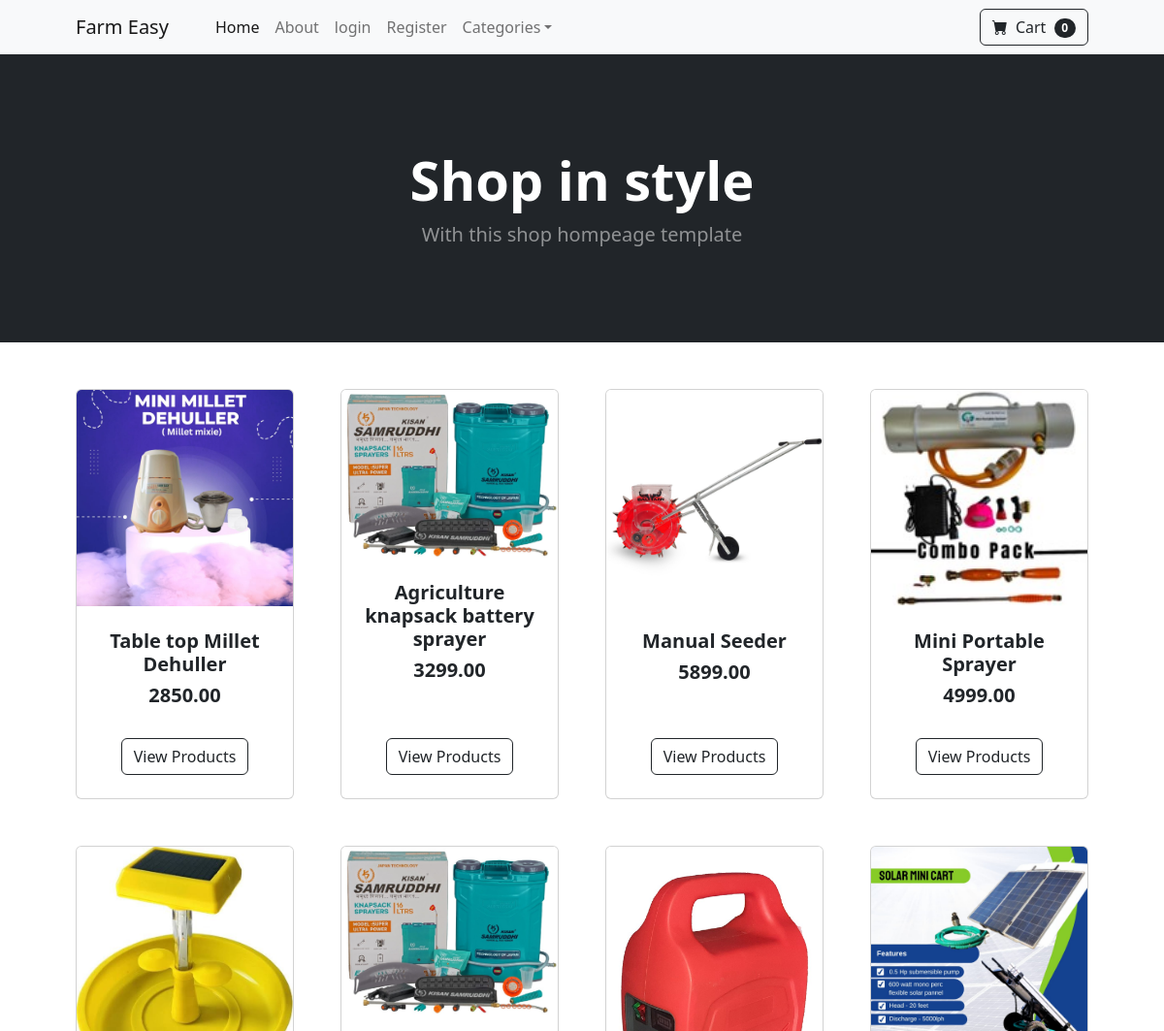
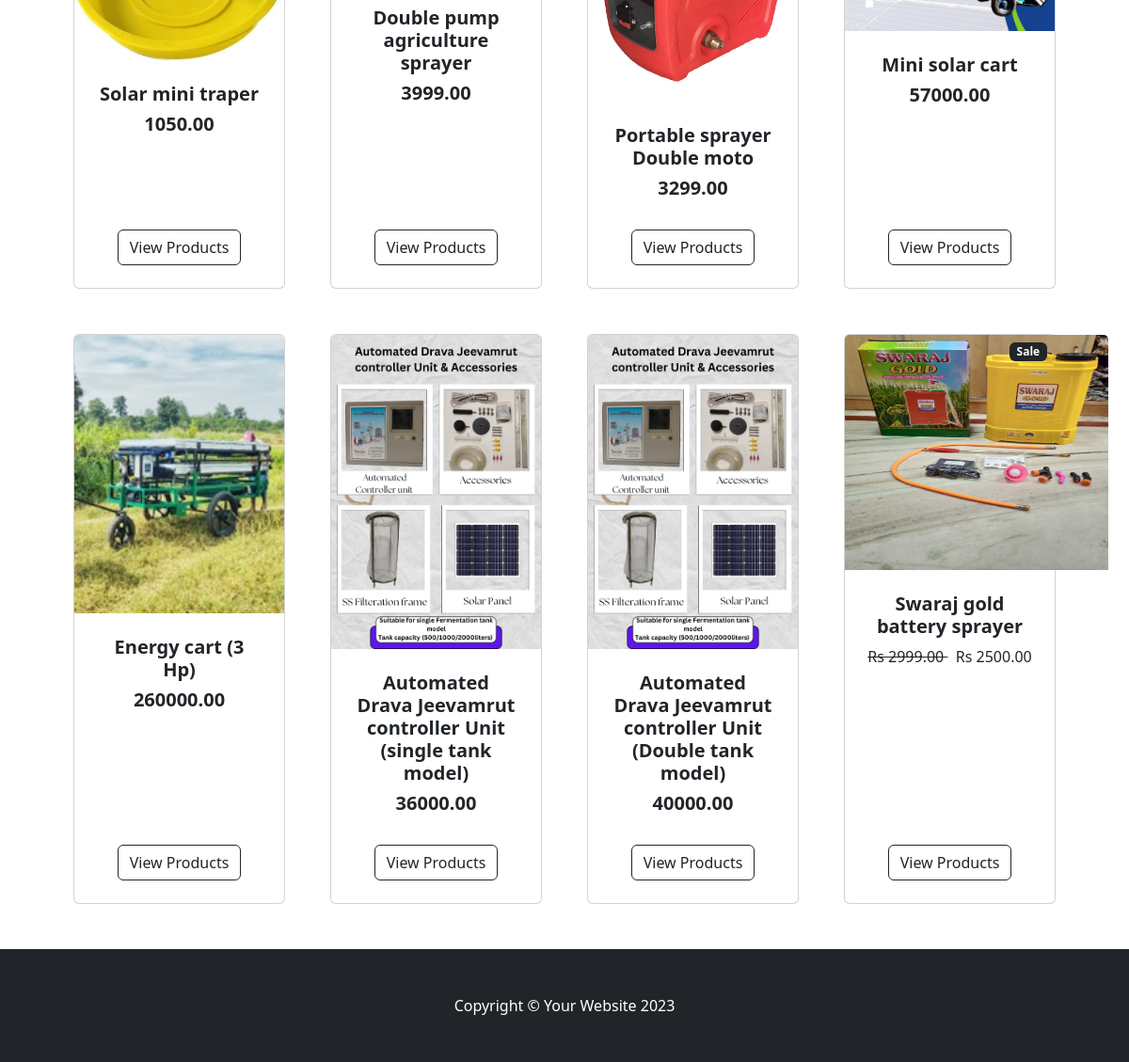
The page / on the database its author committed (2 pictures, top to bottom).
### playground/models.py (models this page shows, shortened)
class Product(models.Model):
    name=models.CharField(max_length=10000)
    price=models.DecimalField(default=0, decimal_places=2, max_digits=9)
    category=models.ForeignKey(Category, on_delete=models.CASCADE, default=1)
    description=models.TextField(max_length=10000, default="", blank=True, null=True)
    image=models.ImageField(upload_to='uploads/products/')
    is_sale=models.BooleanField(default=False)
    sale_price=models.DecimalField(default=0, decimal_places=2, max_digits=9)

### playground/views.py (the view)
# urls.py: path('', views.say_hello, name= 'hello'), #name variable is usefull/mandatory when we give it as ref in html files.
def say_hello(request): #basically response we use to extract, transform, the database data
    products= Product.objects.all()
    return render(request, 'hello.html', {'products': products})

### playground/templates/hello.html
{% extends 'base.html' %}
{% block content %}
        <header class="bg-dark py-5">
            <div class="container px-4 px-lg-5 my-5">
                <div class="text-center text-white">
                    <h1 class="display-4 fw-bolder">Shop in style</h1>
                    <p class="lead fw-normal text-white-50 mb-0">With this shop hompeage template</p>
                </div>
            </div>
        </header>
            <div class="container px-4 px-lg-5 mt-5">
                <div class="row gx-4 gx-lg-5 row-cols-1 row-cols-md-1 row-cols-xl-4 justify-content-center">
                    {% for product in products %}
                        {% if product.is_sale %}
                    <div class="col mb-5">
                        <div class="card h-100">
                            <div class="badge bg-dark text-white position-absolute" style="top: 0.5rem; right: 0.5rem" >Sale</div>
                            <img class="card-img-top" style="width: 280px; height : 250px;" src="{{product.image.url}}" alt="...">
                            <div class="card-body p-4">
                                <div class="text-center">
                                    <h5 class="fw-bolder">{{product.name}}</h5>
                                    <strike>
                                    Rs {{product.price}}
                                    </strike> &nbsp; Rs {{product.sale_price}}
                                </div>
                            </div>
                            <div class="card-footer p-4 pt-0 border-top-0 bg-transparent">
                                <div class="text-center"><a class="btn btn-outline-dark mt-auto" href="{% url 'product' product.id %}">View Products</a></div>
                            </div>
                        </div>
                    </div>
                        {% else %}
                    <div class="col mb-5">
                        <div class="card h-100">
                            <img class="card-img-top" src="{{product.image.url}}" alt="..." />
                            <div class="card-body p-4">
                                <div class="text-center">
                                    <h5 class="fw-bolder">{{product.name}}</h5>
                                    <h5 class="fw-bolder">{{product.price}}</h5>
                                </div>
                            </div>
                            <div class="card-footer p-4 pt-0 border-top-0 bg-transparent">
                                <div class="text-center"><a class="btn btn-outline-dark mt-auto" href="{% url 'product' product.id %}">View Products</a></div>
                            </div>
                        </div>
                    </div>
                        {% endif %}
                    {% endfor %}
                </div>
            </div>
{% endblock %}

### playground/templates/base.html (shortened to what this page needs)
{% load static %}
<!DOCTYPE html>
<html lang="en">
    <head>
        <link href="https://cdn.jsdelivr.net/npm/bootstrap-icons@1.5.0/font/bootstrap-icons.css" rel="stylesheet" />
        <link href="{% static 'css/styles.css' %}" rel="stylesheet" />
    </head>
    <body>
        {% include 'navbar.html' %}
        {% block content %}
        {% endblock %}
        <footer class="py-5 bg-dark">
            <div class="container"><p class="m-0 text-center text-white">Copyright &copy; Your Website 2023</p></div>
        </footer>
    </body>
</html>

### playground/templates/navbar.html (shortened to what this page needs)
<nav class="navbar navbar-expand-lg navbar-light bg-light">
    <div class="container px-4 px-lg-5">
        <a class="navbar-brand" href="{% url 'hello' %}">Farm Easy</a>
        <div class="collapse navbar-collapse" id="navbarSupportedContent">
            <ul class="navbar-nav me-auto mb-2 mb-lg-0 ms-lg-4">
                <li class="nav-item"><a class="nav-link active" aria-current="page" href="{% url 'hello' %}">Home</a></li>
                <li class="nav-item"><a class="nav-link" href="{% url 'about' %}">About</a></li>
                {% if user.is_authenticated %}
                    <li class="nav-item"><a class="nav-link" href="{% url 'logout' %}">logout</a></li>
                {% else %}
                    <li class="nav-item"><a class="nav-link" href="{% url 'login' %}">login</a></li>
                    <li class="nav-item"><a class="nav-link" href="{% url 'register' %}">Register</a></li>
                 {% endif %}
                <li class="nav-item dropdown">
                    <a class="nav-link dropdown-toggle" id="navbarDropdown" href="#" role="button" data-bs-toggle="dropdown" aria-expanded="false">Categories</a>
                </li>
            </ul>
            <form class="d-flex">
                <button class="btn btn-outline-dark" type="submit">
                    <i class="bi-cart-fill me-1"></i>
                    Cart
                    <span class="badge bg-dark text-white ms-1 rounded-pill">0</span>
                </button>
            </form>
        </div>
    </div>
</nav>

### rows shown on the page
Product: image (picture), name "Table top Millet Dehuller", price "2850.00"
Product: image (picture), name "Agriculture knapsack battery sprayer", price "3299.00"
Product: image (picture), name "Manual Seeder", price "5899.00"
Product: image (picture), name "Mini Portable Sprayer", price "4999.00"
Product: image (picture), name "Solar mini traper", price "1050.00"
Product: image (picture), name "Double pump agriculture sprayer", price "3999.00"
Product: image (picture), name "Portable sprayer Double moto", price "3299.00"
Product: image (picture), name "Mini solar cart", price "57000.00"
Product: image (picture), name "Energy cart (3 Hp)", price "260000.00"
Product: image (picture), name "Automated Drava Jeevamrut controller Unit (single tank model)", price "36000.00"
Product: image (picture), name "Automated Drava Jeevamrut controller Unit (Double tank model)", price "40000.00"
Product: image (picture), name "Swaraj gold battery sprayer", price "2999.00", sale_price "2500.00"
